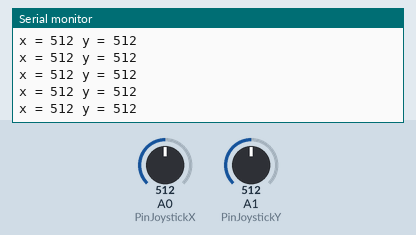
A sketch run on a simulated Arduino Uno, built with avr-gcc and run on an emulated ATmega328P. On the bench: the last lines printed to the serial monitor. The test bench sets the inputs (shaded band); at power-on: A0 (PinJoystickX) = 512, A1 (PinJoystickY) = 512.

Above: at 1.2 s.
1.3 s: A0 (PinJoystickX) set to 988
At 2.1 s:
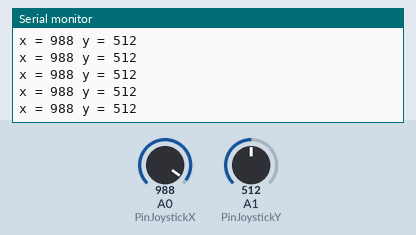
4.3 s: A0 (PinJoystickX) set to 1015
At 4.8 s:
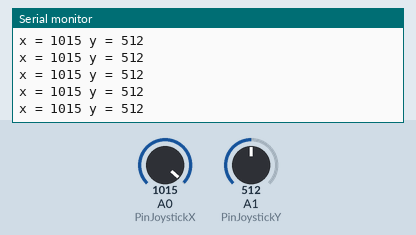
8.8 s: A1 (PinJoystickY) set to 985
At 9.9 s:
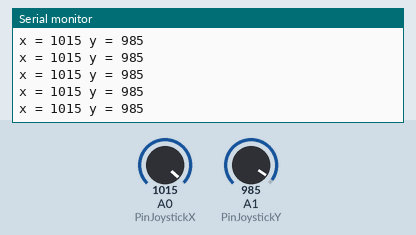
10.3 s: A1 (PinJoystickY) set to 1011
At 11.3 s:
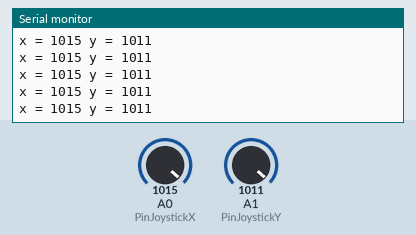
14.8 s: A0 (PinJoystickX) set to 11
At 15.4 s:
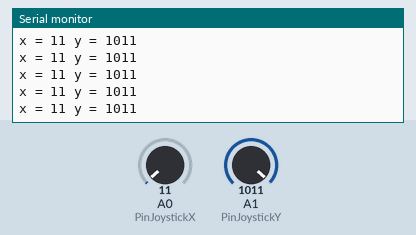
16.3 s: A0 (PinJoystickX) set to 8
At 17.1 s:
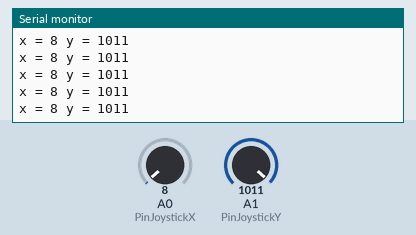
Timing chart, 0 to 19.3 s (numbered marks = the images above; inputs shaded):
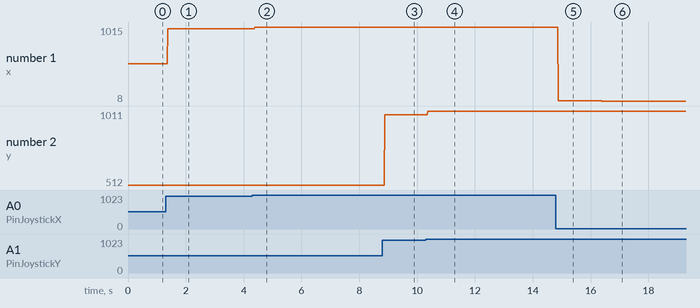

Measured:
- after the input at 1.3 s, the serial monitor: prints a new line after 0.08 s (image 1)
- after the input at 4.3 s, the serial monitor: prints a new line after 0.09 s (image 2)
- after the input at 8.8 s, the serial monitor: prints a new line after 0.08 s (image 3)
- after the input at 10.3 s, the serial monitor: prints a new line after 0.08 s (image 4)
- after the input at 14.8 s, the serial monitor: prints a new line after 0.08 s (image 5)
- after the input at 16.3 s, the serial monitor: prints a new line after 0.08 s (image 6)
- plotted number 1: 512 → 988 after the input at 1.3 s, 988 → 1015 after the input at 4.3 s, 1015 → 11 after the input at 14.8 s, 11 → 8 after the input at 16.3 s
- plotted number 2: 512 → 985 after the input at 8.8 s, 985 → 1011 after the input at 10.3 s

The sketch:

joystick.ino
```cpp
#define PinJoystickX A0
#define PinJoystickY A1

void setup()
{
  Serial.begin(9600);
}

void loop()
{
  int x = analogRead(PinJoystickX);
  int y = analogRead(PinJoystickY);

  Serial.print("x = ");
  Serial.print(x);

  Serial.print(" y = ");
  Serial.println(y);
}
```
